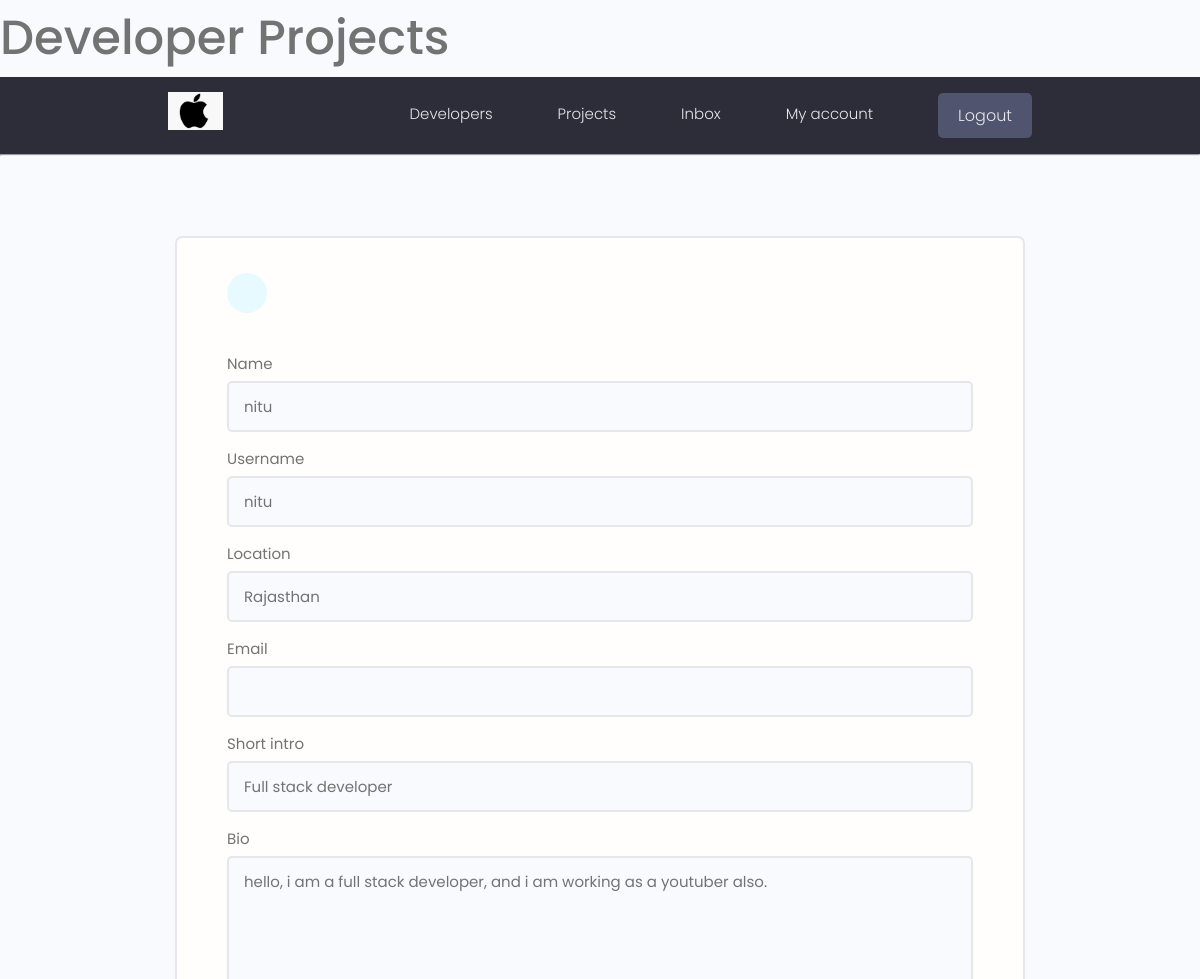
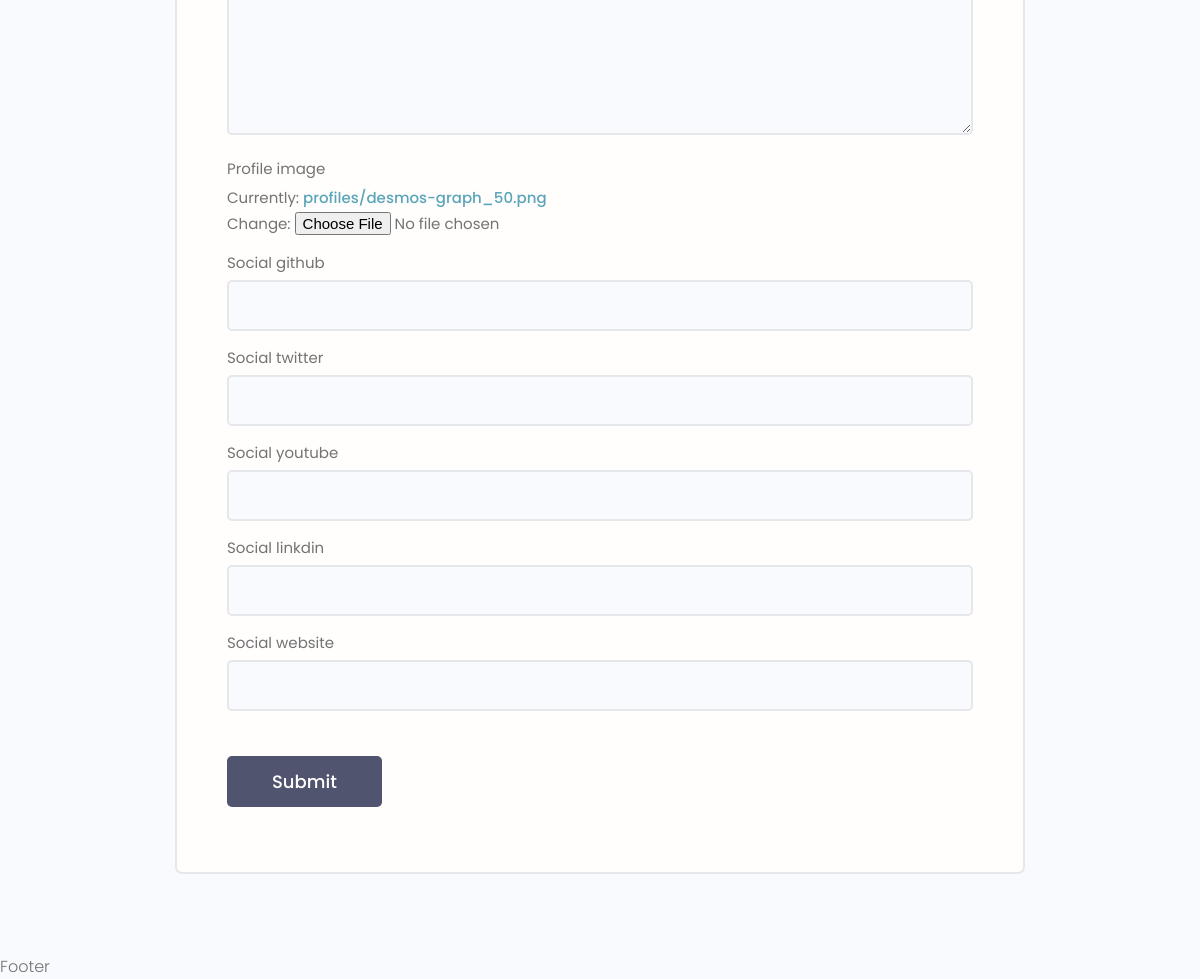
The page /users/edit-account/ (signed in) on the database its author committed (2 pictures, top to bottom).
### users/models.py (models this page shows, shortened)
class Profile(models.Model):
    user = models.OneToOneField(User, on_delete=models.CASCADE, null=True,blank=True)
    name = models.CharField(max_length=200, null=True, blank=True)
    username = models.CharField(max_length=200, null=True, blank=True)
    location = models.CharField(max_length=200, null=True, blank=True)
    email = models.EmailField(null=True, blank=True)
    short_intro = models.CharField(max_length=1000, null=True, blank=True)
    bio = models.TextField(null=True, blank=True)
    profile_image = models.ImageField(upload_to='profiles/',default='profiles.user-default.png')
    social_github=models.CharField(max_length=2000,null=True,blank=True)
    social_twitter=models.CharField(max_length=2000,null=True,blank=True)
    social_youtube=models.CharField(max_length=2000,null=True,blank=True)
    social_linkdin=models.CharField(max_length=2000,null=True,blank=True)
    social_website=models.CharField(max_length=2000,null=True,blank=True)

### users/views.py (the view, shortened to what this page needs)
# urls.py: path('edit-account/',views.editAccount,name='edit-account'),
def editAccount(request):
    profile = request.user.profile
    form = profileForm(instance=profile)
    context={'form':form}
    return render(request,'users/profile-form.html',context)

### users/forms.py
class profileForm(ModelForm):
    class Meta:
        model = Profile
        fields = ['name','username','location','email','short_intro','bio','profile_image','social_github','social_twitter',
                   'social_youtube','social_linkdin','social_website',]
    def __init__(self,*args,**kwargs):
        super().__init__(*args,**kwargs)
        for label,field in self.fields.items():
            field.widget.attrs.update({'class':'input'})

### users/templates/users/profile-form.html (shortened to what this page needs)
{% extends 'main.html' %}
{% block content %}
<main class="formPage my-xl">
    <div class="content-box">
        <div class="formWrapper">
            <a class="backButton" href="{% url 'users:account' %}"></a>
            <br>
            <form class="form" method="POST" enctype="multipart/form-data">
                {% for field in form %}
                <div class="form__field">
                    <label for="formInput#text">{{field.label}} </label>
                    {{field}}
                </div>
                {% endfor %}
                <input class="btn btn--sub btn--lg  my-md" type="submit" value="Submit" />
            </form>
        </div>
    </div>
</main>
{% endblock %}

### static/styles/app.css (style rules this page uses)
:root { --color-sub: #2d2d39; }
.btn--sub { background-color: var(--color-sub-light); }
.content-box { width: 95%; max-width: 85rem; margin: 0 auto; }
.backButton { background: var(--color-main-light); color: var(--color-main); width: 4rem; height: 4rem; display: flex; align-items: center; justify-content: center; border-radius: 50%; }
.formPage .formWrapper { list-style: none; background: var(--color-white); padding: 3.5rem 5rem; border: 2px solid var(--color-light); border-radius: 0.7rem; }

### static/uikit/styles/modules/_variables.css (style rules this page uses)
:root { --color-main: #5aa5b9; --color-main-light: #e6faff; --color-sub: #3f4156; --color-sub-light: #51546e; --color-sub-lighter: #ededfd; --color-text: #737373; --color-gray: #8b8b8b; --color-light: #e5e7eb; --color-light-gray: #767676; --color-bg: #f8fafd; --color-white: #fffefd; --color-white-light: #f3f3f3; --color-success: #359e64; --color-success-bg: #def8e8; --color-error: #fc4b0b; --color-error-bg: #fff2ee; --font-base: 'Poppins', arial, helvetica, 'Segoe UI', roboto, ubuntu, sans-serif; --font-monospace: 'Fira Code', 'Courier New', courier, monospace; --font-regular: 300; --font-medium: 500; --font-bold: 700; --generic-shadow: 1px 1px 5px #00000010; --generic-transition: all 0.3s ease-in-out; }

### static/uikit/styles/modules/_base.css (style rules this page uses)
* { margin: 0; padding: 0; box-sizing: border-box; text-rendering: optimizeLegibility; color: inherit; font-size: inherit; }
html { font-size: 50%; }
@media only screen and (min-width: 480px) { html { font-size: 56.25%; } }
@media only screen and (min-width: 1200px) { html { font-size: 62.5%; } }
body { line-height: 1.6; font-weight: 400; font-size: 1.5rem; color: var(--color-text); background-color: var(--color-bg); min-height: 100vh; }

### static/uikit/styles/modules/_typography.css (style rules this page uses)
* { font-family: var(--font-base); }
a { padding-bottom: 2px; text-decoration: none; display: inline-block; color: var(--color-main); font-weight: var(--font-medium); }

### static/uikit/styles/modules/_utilities.css (style rules this page uses)
.my-md { margin: 3rem auto; }
.my-xl { margin: 8rem auto; }

### static/uikit/styles/modules/_button.css (style rules this page uses)
.btn { display: inline-block; position: relative; cursor: pointer; background-color: var(--color-light); font-weight: var(--font-medium); color: var(--color-sub); text-decoration: none; padding: 1rem 2rem; border-radius: 0.5rem; border: none; width: -webkit-fit-content; width: -moz-fit-content; width: fit-content; height: -webkit-fit-content; height: -moz-fit-content; height: fit-content; font-size: 1.6rem; outline-width: 0; outline-color: transparent; -webkit-backface-visibility: hidden; backface-visibility: hidden; transition: all 0.3s ease-in-out; }
.btn--sub { background-color: var(--color-sub); color: var(--color-white); }
.btn--lg { font-size: 1.8rem; padding: 1.2rem 4.5rem; }

### static/uikit/styles/modules/_form.css (style rules this page uses)
.form { display: block; }
.form__field { margin-top: 1.5rem; margin-bottom: 1.5rem; }
.form__label, .form__field > label { display: block; margin-bottom: 0.5rem; color: var(--color-text); }
input.input[type='text'], input.input[type='email'], input.input[type='password'], input.input[type='number'], textarea.input { min-width: 24rem; width: 100%; padding: 1.2rem 1.5rem; border-radius: 0.5rem; border: 2px solid var(--color-light); transition: all 0.3s ease-in-out; background-color: var(--color-bg); }

### rows shown on the page
Profile: form "nitu" "nitu" "Rajasthan" "Full stack developer" "hello, i am a full stack developer, and i am working as a youtuber also."

### other values the page prints
{{ field.label }} "Name" "Username" "Location" "Email" "Short intro" "Bio" "Profile image" "Social github" "Social twitter" "Social youtube" "Social linkdin" "Social website"
